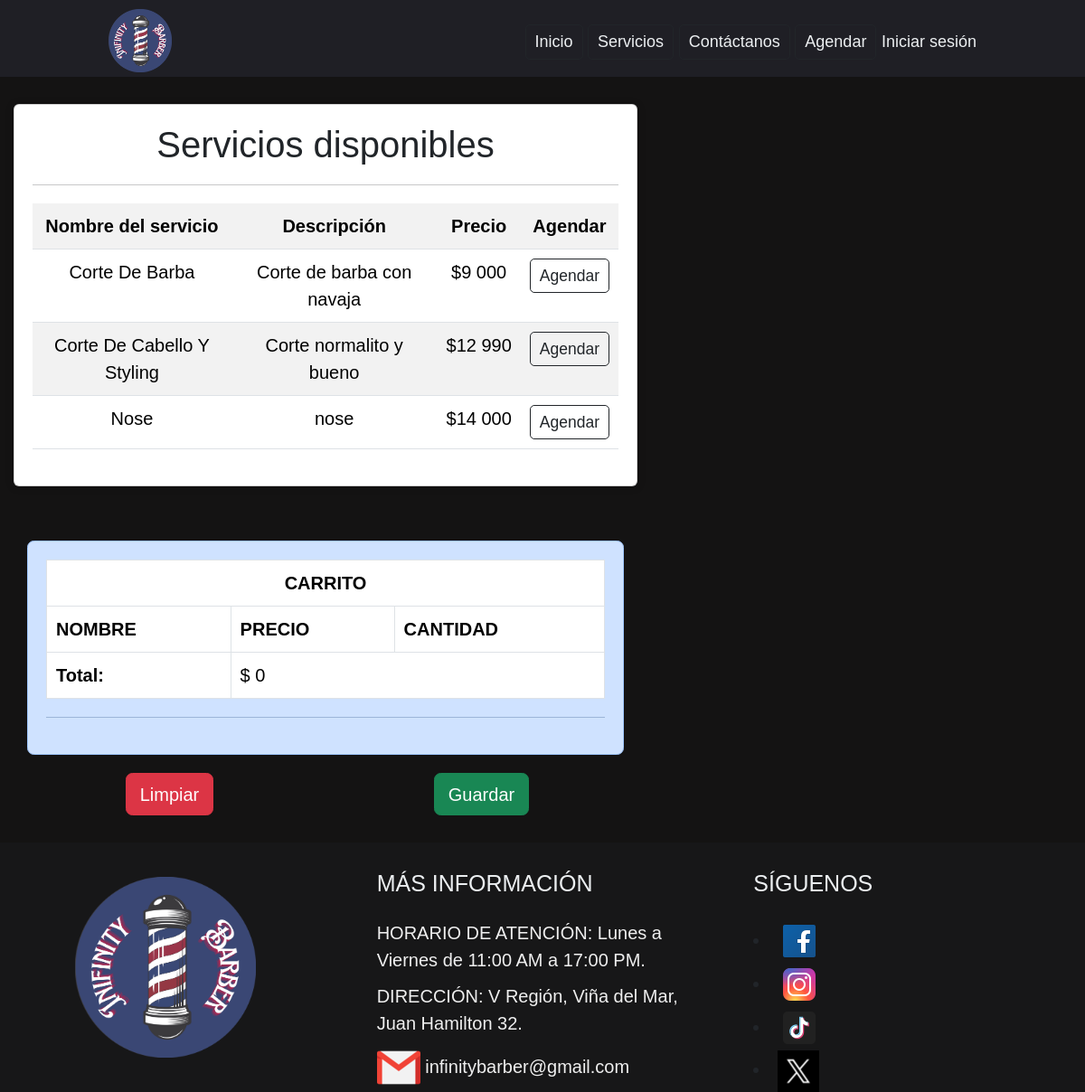
Page /agendar/ on the earlier database version.
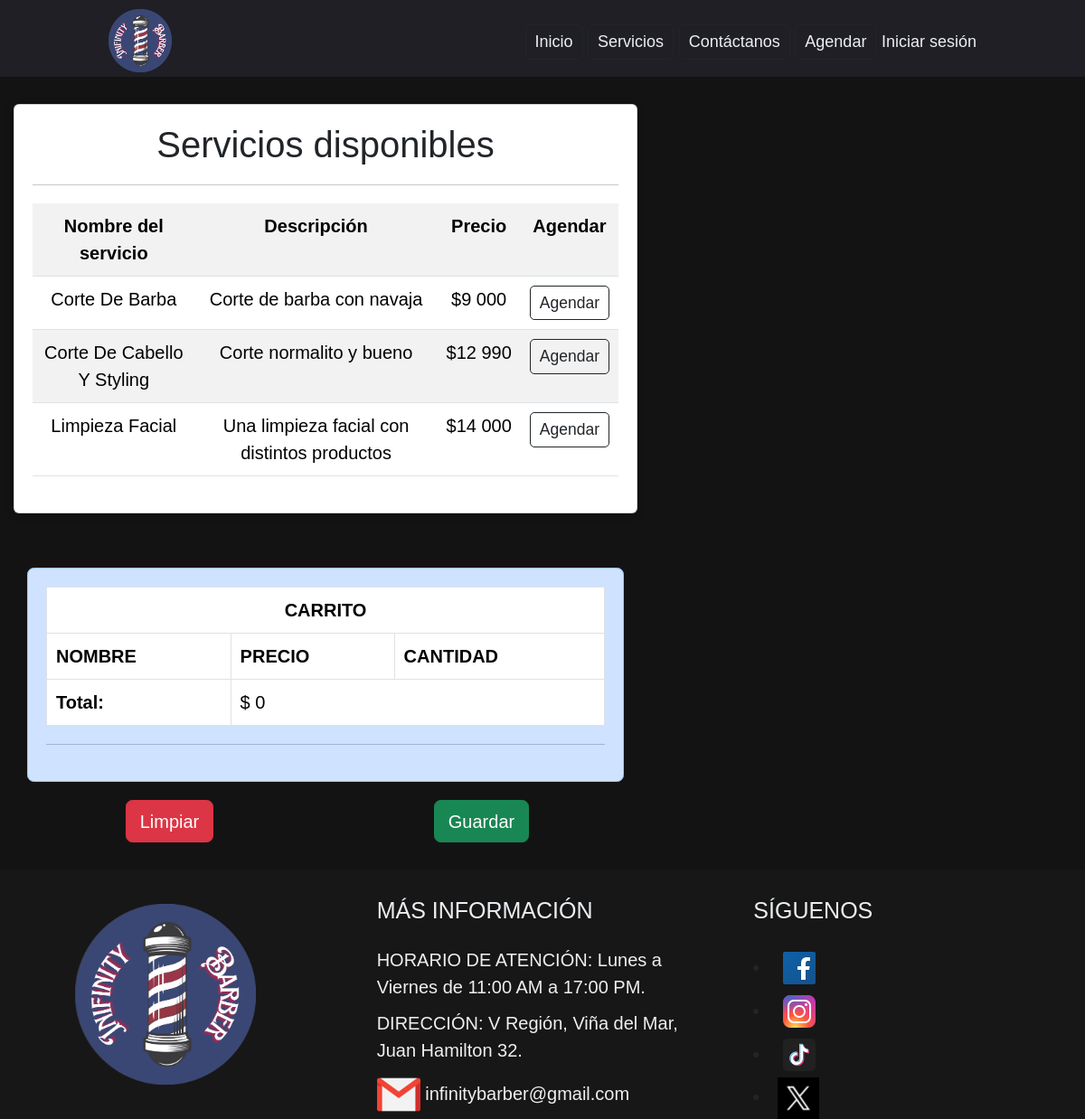
Same page on the later database version.
### App/models.py (models this page shows, shortened)
class Servicio(models.Model):
    nombre = models.CharField(max_length=50, verbose_name="Nombre")
    descripcion = models.CharField(max_length=150, verbose_name="Descripción")
    imagen = models.ImageField(upload_to='img/servicios', verbose_name="Imagen del servicio", null=True)
    precio =  models.IntegerField(verbose_name="Precio")

### App/views.py (the view)
# urls.py: path('agendar/', reserve, name='reserve'),
def reserve (request):
    servicios = Servicio.objects.all()
    page = request.GET.get('page', 1)
    try:
        paginator = Paginator(servicios, 5)
        servicios = paginator.page(page)
    except:
        raise Http404
    data={
        'entity':servicios,
        'paginator':paginator
    }
    return render(request, 'app/reserve.html', data)

### App/context_processor.py (called while the page is built)
def total_cart(request):
    total = 0
    if "cart" in request.session.keys():
        for key, value in request.session["cart"].items():
            total += int(value["acumulado"])
    return {"total_cart": total}

### App/templates/app/reserve.html (shortened to what this page needs)
{% extends 'app/base.html' %}
{%load static%}
{%block css%}
<link rel="stylesheet" href="{%static 'css/reserve.css'%}">
<link rel="stylesheet" href="{%static 'css/base.css'%}">
{%endblock css%}
{%block content%}
<br>
<div class="container">
    <div class="card">
        <div class="card-body">
            <h2>Servicios disponibles</h2>
            <hr>
            <table class="table table-striped table-hover table-responsive-sm">
                <tr>
                    <th>Nombre del servicio</th>
                    <th>Descripción</th>
                    <th>Precio</th>
                    <th>Agendar</th>
                </tr>
                {%for s in entity%}
                    <tr>
                        <td>{{ s.nombre | title }}</td>
                        <td>{{ s.descripcion }}</td>
                        <td>${{ s.precio }}</td>
                        <td><a href="{%url 'add_service' s.id%}" class="btn btn-outline-dark btn-sm">Agendar</a></td>
                    </tr>
                {%endfor%}
            </table>
        </div>
    </div>
    <div>
        {%include 'app/cart.html'%}
    </div>
</div>
<br>
<br>
{%endblock content%}

Differences in the rows shown:
changed Servicio: nombre "Nose" → "Limpieza Facial"; descripcion "nose" → "Una limpieza facial con distintos productos"
